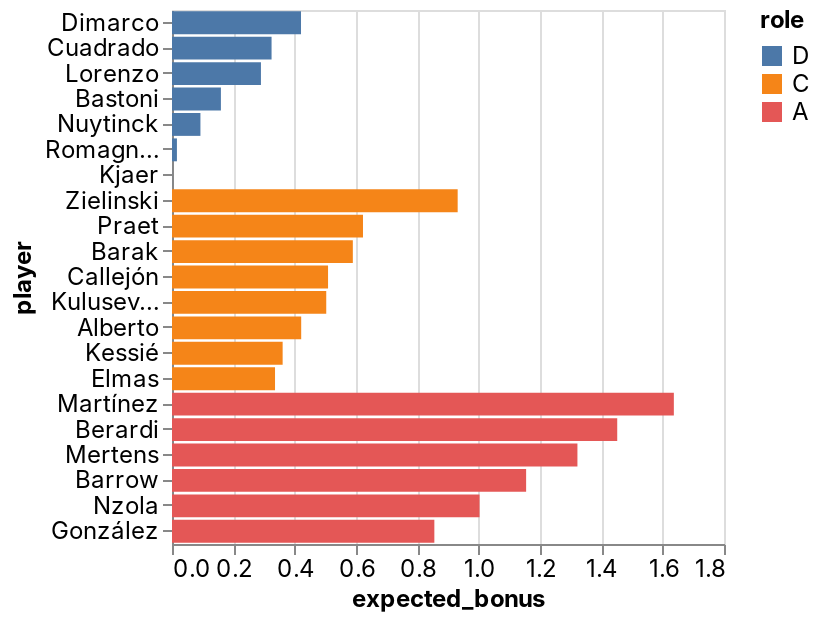

Here is the notebook cell this chart was saved with:
### Code cell
_deepnote_run_altair(team, """{"$schema":"https://vega.github.io/schema/vega-lite/v4.json","mark":{"type":"bar","tooltip":{"content":"data"}},"height":220,"autosize":{"type":"fit"},"data":{"name":"placeholder"},"encoding":{"x":{"field":"expected_bonus","type":"quantitative","sort":null,"scale":{"type":"linear","zero":false}},"y":{"field":"player","type":"nominal","sort":null,"scale":{"type":"linear","zero":true}},"color":{"field":"role","type":"nominal","sort":null,"scale":{"type":"linear","zero":false}}}}""")

### Figure 1 — Vega-Lite specification as saved in the notebook (floating-point values rounded to 4 significant figures)
{"config": {"view": {"continuousWidth": 400, "continuousHeight": 300}, "area": {"fill": "#51C0E9"}, "axis": {"labelFont": "Inter, sans-serif", "labelFontSize": 12, "labelFontWeight": "normal", "labelLimit": 60, "labelOverlap": "greedy", "titleFont": "Inter, sans-serif", "titleFontSize": 12, "titleFontWeight": "bold"}, "background": "#ffffff", "legend": {"labelFont": "Inter, sans-serif", "labelFontSize": 12, "titleFont": "Inter, sans-serif", "titleFontSize": 12, "titleFontWeight": "bold"}, "line": {"stroke": "#51C0E9", "strokeWidth": 2}, "rect": {"fill": "#51C0E9"}, "title": {"anchor": "start", "color": "#000000", "font": "Inter, sans-serif", "fontSize": 22, "fontWeight": "normal"}}, "data": {"name": "data-7b6d7d6670e003ea9f1d49049793bccb"}, "mark": {"type": "bar", "tooltip": {"content": "data"}}, "autosize": {"type": "fit"}, "encoding": {"color": {"type": "nominal", "field": "role", "scale": {"type": "linear", "zero": false}, "sort": null}, "x": {"type": "quantitative", "field": "expected_bonus", "scale": {"type": "linear", "zero": false}, "sort": null}, "y": {"type": "nominal", "field": "player", "scale": {"type": "linear", "zero": true}, "sort": null}}, "height": 300, "width": "container", "$schema": "https://vega.github.io/schema/vega-lite/v4.json", "datasets": {"data-7b6d7d6670e003ea9f1d49049793bccb": [{"fanta_team": "Beverly INPS", "role": "D", "player": "Dimarco", "team": "Inter", "opponent": "AC Milan", "date": "2022-02-06T00:00:00", "expected_bonus": 0.4207}, {"fanta_team": "Beverly INPS", "role": "D", "player": "Cuadrado", "team": "Juventus", "opponent": "Verona", "date": "2022-02-06T00:00:00", "expected_bonus": 0.3247}, {"fanta_team": "Beverly INPS", "role": "D", "player": "Lorenzo", "team": "Napoli", "opponent": "Venezia", "date": "2022-02-06T00:00:00", "expected_bonus": 0.29}, {"fanta_team": "Beverly INPS", "role": "D", "player": "Bastoni", "team": "Inter", "opponent": "AC Milan", "date": "2022-02-06T00:00:00", "expected_bonus": 0.1595}, {"fanta_team": "Beverly INPS", "role": "D", "player": "Nuytinck", "team": "Udinese", "opponent": "Torino", "date": "2022-02-06T00:00:00", "expected_bonus": 0.0927}, {"fanta_team": "Beverly INPS", "role": "D", "player": "Romagnoli", "team": "AC Milan", "opponent": "Inter", "date": "2022-02-06T00:00:00", "expected_bonus": 0.01607}, {"fanta_team": "Beverly INPS", "role": "D", "player": "Kjaer", "team": "AC Milan", "opponent": "Inter", "date": "2022-02-06T00:00:00", "expected_bonus": 0.0001744}, {"fanta_team": "Beverly INPS", "role": "C", "player": "Zielinski", "team": "Napoli", "opponent": "Venezia", "date": "2022-02-06T00:00:00", "expected_bonus": 0.9315}, {"fanta_team": "Beverly INPS", "role": "C", "player": "Praet", "team": "Torino", "opponent": "Udinese", "date": "2022-02-06T00:00:00", "expected_bonus": 0.6228}, {"fanta_team": "Beverly INPS", "role": "C", "player": "Barak", "team": "Verona", "opponent": "Juventus", "date": "2022-02-06T00:00:00", "expected_bonus": 0.5897}, {"fanta_team": "Beverly INPS", "role": "C", "player": "Callejón", "team": "Fiorentina", "opponent": "Lazio", "date": "2022-02-06T00:00:00", "expected_bonus": 0.5089}, {"fanta_team": "Beverly INPS", "role": "C", "player": "Kulusevski", "team": "Juventus", "opponent": "Verona", "date": "2022-02-06T00:00:00", "expected_bonus": 0.503}, {"fanta_team": "Beverly INPS", "role": "C", "player": "Alberto", "team": "Lazio", "opponent": "Fiorentina", "date": "2022-02-06T00:00:00", "expected_bonus": 0.4213}, {"fanta_team": "Beverly INPS", "role": "C", "player": "Kessié", "team": "AC Milan", "opponent": "Inter", "date": "2022-02-06T00:00:00", "expected_bonus": 0.3608}, {"fanta_team": "Beverly INPS", "role": "C", "player": "Elmas", "team": "Napoli", "opponent": "Venezia", "date": "2022-02-06T00:00:00", "expected_bonus": 0.3359}, {"fanta_team": "Beverly INPS", "role": "A", "player": "Martínez", "team": "Inter", "opponent": "AC Milan", "date": "2022-02-06T00:00:00", "expected_bonus": 1.636}, {"fanta_team": "Beverly INPS", "role": "A", "player": "Berardi", "team": "Sassuolo", "opponent": "Sampdoria", "date": "2022-02-06T00:00:00", "expected_bonus": 1.452}, {"fanta_team": "Beverly INPS", "role": "A", "player": "Mertens", "team": "Napoli", "opponent": "Venezia", "date": "2022-02-06T00:00:00", "expected_bonus": 1.322}, {"fanta_team": "Beverly INPS", "role": "A", "player": "Barrow", "team": "Bologna", "opponent": "Empoli", "date": "2022-02-06T00:00:00", "expected_bonus": 1.155}, {"fanta_team": "Beverly INPS", "role": "A", "player": "Nzola", "team": "Spezia", "opponent": "Salernitana", "date": "2022-02-06T00:00:00", "expected_bonus": 1.003}, {"fanta_team": "Beverly INPS", "role": "A", "player": "González", "team": "Fiorentina", "opponent": "Lazio", "date": "2022-02-06T00:00:00", "expected_bonus": 0.8555}]}}
